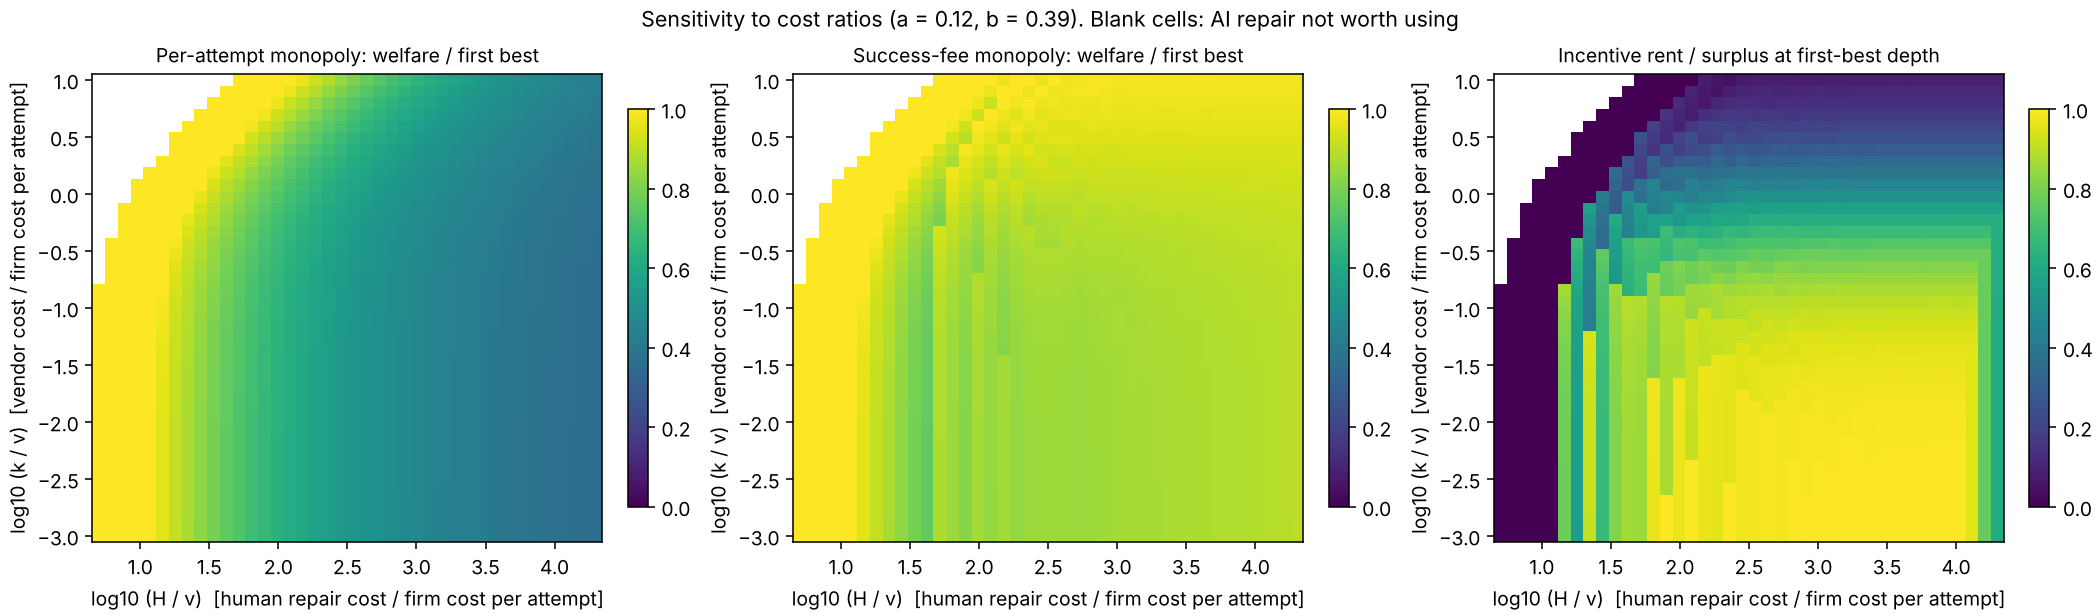

This figure's Python source:
import numpy as np, matplotlib; matplotlib.use("Agg"); import matplotlib.pyplot as plt
from sensitivity import stats
a, b = .12, .39
hv = np.logspace(0.7, 4.3, 40); kv = np.logspace(-3, 1, 40)               # H/v, k/v with v = 1
WA = np.full((len(kv), len(hv)), np.nan); WB = WA.copy(); RS = WA.copy()
for i, kk in enumerate(kv):
    for j, hh in enumerate(hv):
        r = stats(a, b, hh, 1.0, kk, J=1500)
        if r['NFB'] >= 1 and r.get('A') and r['A'][1] > 0 and r['B'][1] > 0:
            WA[i, j] = r['WA']/r['SFB']; WB[i, j] = r['WB']/r['SFB']; RS[i, j] = r['rent_share']
fig, ax = plt.subplots(1, 3, figsize=(15, 4.4), constrained_layout=True)
for axx, Z, t in zip(ax, [WA, WB, RS], ["Per-attempt monopoly: welfare / first best", "Success-fee monopoly: welfare / first best", "Incentive rent / surplus at first-best depth"]):
    im = axx.pcolormesh(np.log10(hv), np.log10(kv), Z, vmin=0, vmax=1, cmap="viridis", shading="auto")
    axx.set_xlabel("log10 (H / v)  [human repair cost / firm cost per attempt]"); axx.set_ylabel("log10 (k / v)  [vendor cost / firm cost per attempt]"); axx.set_title(t, fontsize=10)
    fig.colorbar(im, ax=axx, shrink=.85)
fig.suptitle("Sensitivity to cost ratios (a = 0.12, b = 0.39). Blank cells: AI repair not worth using", fontsize=11)
fig.savefig("fig_sensitivity.png", dpi=140)
print("saved")
